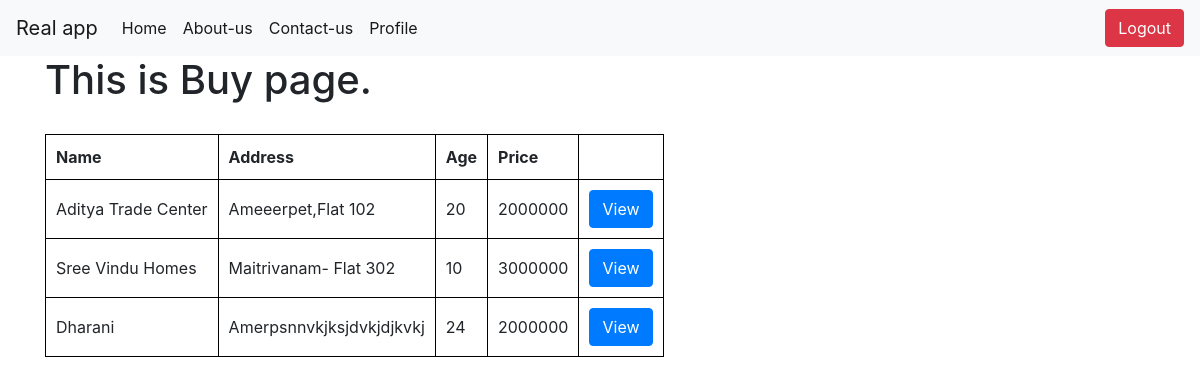
/property/buy/, run on the app's committed database.
### property/models.py (models this page shows)
class PropertyDetails(models.Model):
    Facing_choices = (
        ("N","North"),
        ("W","West"),
        ("E","East"),
        ("S","South")
    )
    property_name = models.CharField(max_length=25,unique=True)
    property_address = models.CharField(max_length=255)
    property_age = models.IntegerField()
    property_price = models.IntegerField()
    create_date = models.DateTimeField(auto_now_add=True)
    update_date = models.DateTimeField(auto_now=True)
    property_doc = models.FileField(blank=True, null=True)
    property_img = models.ImageField(blank=True, null=True)
    property_facing = models.CharField(max_length=1,choices=Facing_choices,default="N")
    def __str__(self):
        return self.property_name

### property/views.py (the view)
def property_list(request):
    template_name = "property/buy.html"
    property_data = PropertyDetails.objects.all()
    print("Queryset DATA is:   ",property_data)
    context_data = {
        'data':property_data
    }
    return render(request,template_name,context_data)

### templates/property/buy.html
{% extends 'snippets/base.html' %}
{% block buy %}
    {% include 'snippets/nav.html' %}
    <div class="container">
    <h1>This is Buy page.</h1>
    <table>
        <tr>
        <th>
            Name
        </th>
        <th>
            Address
        </th>
        <th>
            Age
        </th>
        <th>
            Price
        </th>
        <th>
        </th>
    </tr>
    {% if data %}
        {% for obj in data %}
            <tr class="{% cycle 'row1' 'row2' %}">
                <td>{{ obj.property_name }}</td>
                <td>{{ obj.property_address }}</td>
                <td>{{ obj.property_age  }}</td>
                <td>{{ obj.property_price  }}</td>
                <td><a href="" class="btn btn-primary">View</a></td>
            </tr>
        {% endfor %}
    {% else %}
        <h1>No Properties are present.</h1>
    {% endif %}
    </table>
</div>
{% endblock %}

### templates/snippets/base.html (shortened to what this page needs)
<!DOCTYPE html>
<html lang="en">
<head>
    <link rel="stylesheet" href="https://stackpath.bootstrapcdn.com/bootstrap/4.3.1/css/bootstrap.min.css">
</head>
<body>
    {% block  buy %}
    {% endblock %}
</body>
</html>

### templates/snippets/nav.html (shortened to what this page needs)
<div class="navigation">
        <nav class="navbar navbar-expand-lg navbar-light bg-light">
            <a class="navbar-brand" href="{% url 'home' %}">Real app</a>
        <div class="collapse navbar-collapse" id="navbarSupportedContent">
            <ul class="navbar-nav mr-auto">
                <li class="nav-item active">
                    <a class="nav-link" href="{% url 'home' %}">Home <span class="sr-only">(current)</span></a>
                </li>
                <li class="nav-item active">
                    <a class="nav-link" href="{% url 'about' %}">About-us <span class="sr-only">(current)</span></a>
                </li>
                <li class="nav-item active">
                    <a class="nav-link" href="{% url 'contact' %}">Contact-us <span class="sr-only">(current)</span></a>
                </li>
                <li class="nav-item active">
                    <a class="nav-link" href="#">Profile <span class="sr-only">(current)</span></a>
                </li>
            </ul>
            <a href="" class="btn btn-danger">Logout</a>
        </div>
        </nav>
</div>

### templates/snippets/base.html (style rules this page uses)
table { margin-top: 30px; }
tr { margin: 10px; }
td,th { padding: 10px; border: 1px solid black; }

### data on the page
PropertyDetails: property_name "Aditya Trade Center", property_address "Ameeerpet,Flat 102", property_age "20", property_price "2000000"
PropertyDetails: property_name "Sree Vindu Homes", property_address "Maitrivanam- Flat 302", property_age "10", property_price "3000000"
PropertyDetails: property_name "Dharani", property_address "Amerpsnnvkjksjdvkjdjkvkj", property_age "24", property_price "2000000"
